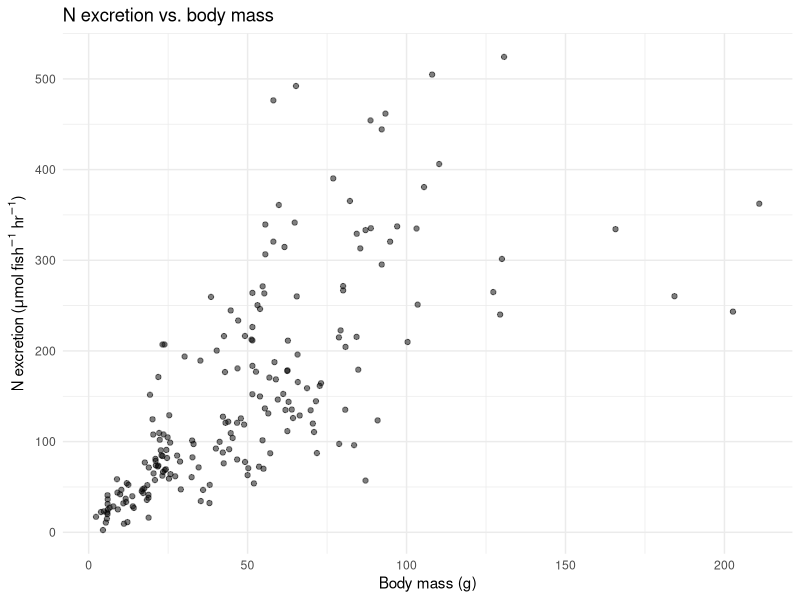
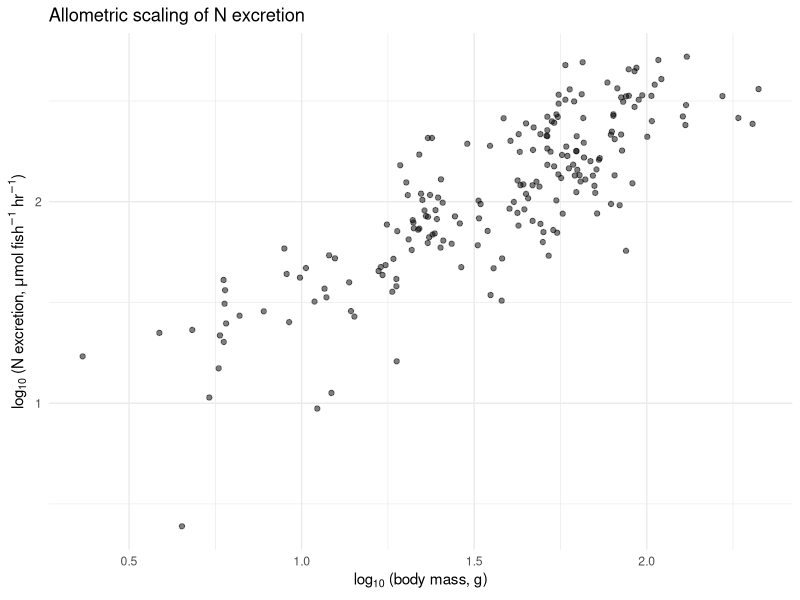
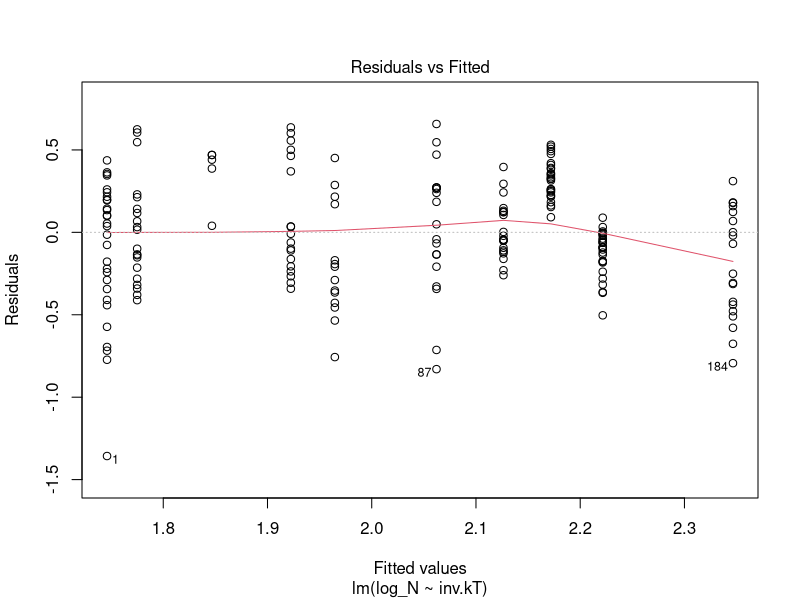
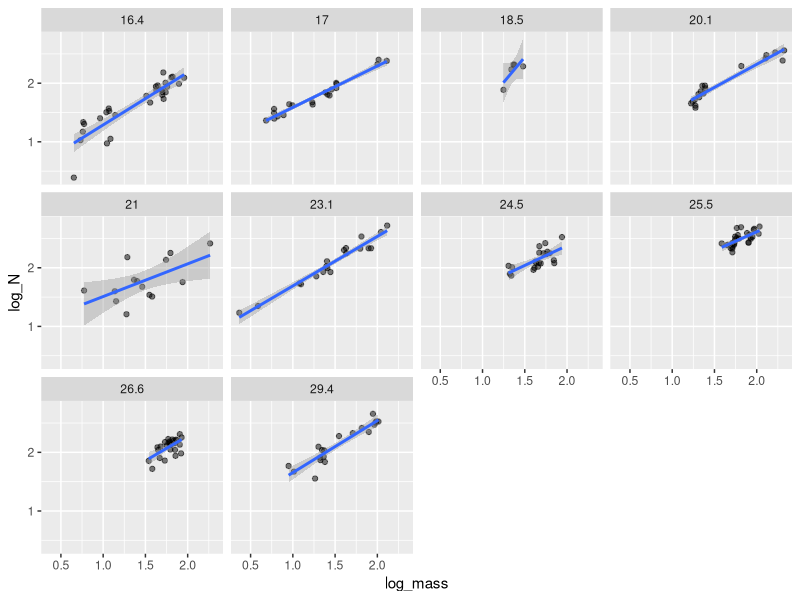
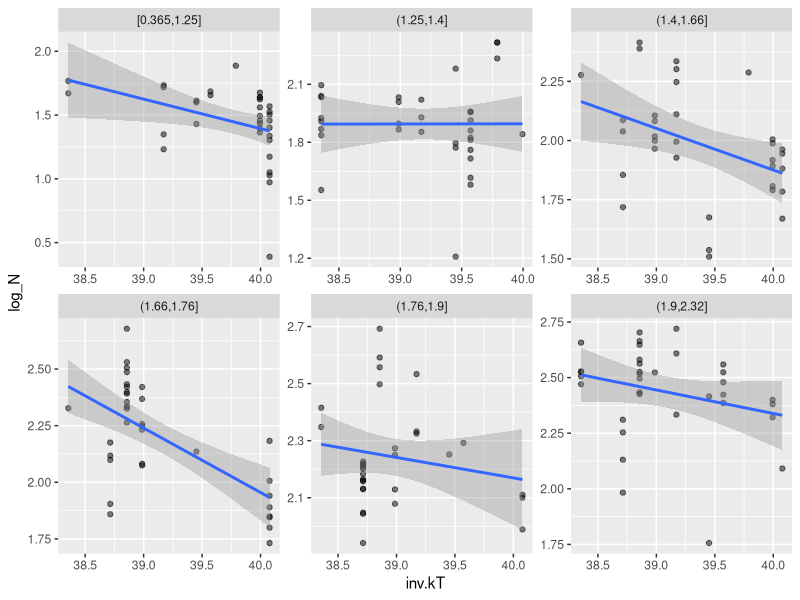
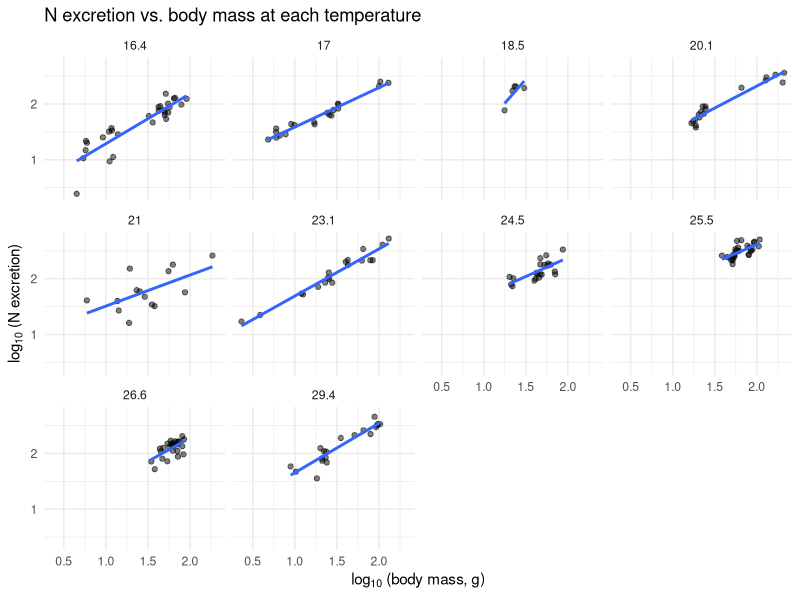

Generate these figures, in order, with R:
## ---- chunk 1
#| label: setup
#| include: false
library(tidyverse)
library(broom)
## ---- chunk 2
# Note we skip the first 8 lines because they are 'metadata',
# which is 'data about data` or information about the variables.

fish <- read.csv("data/fish_nutrient_excretion.csv", skip=8)
glimpse(fish)
## ---- chunk 3
summary(fish)
## ---- chunk 4
#| label: fig-raw-N
#| fig-cap: "Nitrogen excretion rate vs. body mass on arithmetic (raw) axes."
ggplot(fish, aes(x = mass_g, y = N_u.h)) +
  geom_point(alpha = 0.5) +
  labs(x = "Body mass (g)",
       y = expression(paste("N excretion (", mu, "mol ", fish^{-1}, " ", hr^{-1}, ")")),
       title = "N excretion vs. body mass") +
  theme_minimal()
## ---- chunk 5
#| label: fig-log-N
#| fig-cap: "Log nitrogen excretion rate vs. log body mass. If the allometric model holds, this should be approximately linear."
ggplot(fish, aes(x = log10(mass_g), y = log10(N_u.h))) +
  geom_point(alpha = 0.5) +
  labs(x = expression(log[10]~"(body mass, g)"),
       y = expression(log[10]~"(N excretion, " * mu * "mol " * fish^{-1} * " " * hr^{-1} * ")"),
       title = "Allometric scaling of N excretion") +
  theme_minimal()
## ---- chunk 6
## Add log-transformed columns to the data
boltzmann_k <- 8.617333262e-5

fish <- fish %>%
  mutate(log_mass = log10(mass_g),
         log_N = log10(N_u.h),
         log_P = log10(P_u.h),
         temp_K = 273.15 + temp_C,
         inv.kT = 1/(boltzmann_k * temp_K),
  )
         
## ---- chunk 7
## Fit the regression
m_N_all <- lm(log_N ~ log_mass, data = fish)
m_N_all <- lm(log_N ~ inv.kT, data = fish)
plot(m_N_all, which=1)

## View the results

confint(m_N_all)

m_P_all <- lm(log_P ~ log_mass + inv.kT, data = fish)

confint(m_P_all)
## ---- chunk 8
#| label: fig-regression-N
#| fig-cap: "Linear regression of log N excretion on log body mass, all data pooled."
ggplot(fish, aes(x = log_mass, y = log_N)) +
  geom_point(alpha = 0.5) +
  geom_smooth(method = "lm", se = TRUE) +
  facet_wrap(~temp_C)
  labs(x = expression(log[10]~"(body mass, g)"),
       y = expression(log[10]~"(N excretion)"),
       title = "Allometric scaling of N excretion") +
  theme_minimal()
## ---- chunk 9
#| label: fig-regression-N
#| fig-cap: "Linear regression of log N excretion on inverse temperature."

fish <- fish %>%
  mutate(
    log_mass_groups = cut_number(log_mass, 6)
  )
ggplot(fish, aes(x = inv.kT, y = log_N)) +
  geom_point(alpha = 0.5) +
  geom_smooth(method = "lm", se = TRUE) +
  facet_wrap(~log_mass_groups, scales="free")
  labs(x = expression(log[10]~"(body mass, g)"),
       y = expression(log[10]~"(N excretion)"),
       title = "Allometric scaling of N excretion") +
  theme_minimal()
## ---- chunk 10
## Fit a separate regression for each temperature
slopes_N <- fish %>%
  nest_by(temp_C) %>%
  mutate(mod = list(lm(log_N ~ log_mass, data = data))) %>%
  reframe(tidy(mod)) %>%
  filter(term == "log_mass") %>%
  select(temp_C, estimate, std.error, p.value)

slopes_N
## ---- chunk 11
## Get the mean slope and its standard error
mean_slope_N <- slopes_N %>%
  summarize(
    mean_b = mean(estimate),
    se_b = sd(estimate) / sqrt(n()),
    n_temps = n()
  )

mean_slope_N
## ---- chunk 12
#| label: fig-by-temp
#| fig-cap: "Separate regressions at each temperature. Note how the slopes and intercepts vary."
ggplot(fish, aes(x = log_mass, y = log_N)) +
  geom_point(alpha = 0.5) +
  geom_smooth(method = "lm", se = FALSE) +
  facet_wrap(~ temp_C) +
  labs(x = expression(log[10]~"(body mass, g)"),
       y = expression(log[10]~"(N excretion)"),
       title = "N excretion vs. body mass at each temperature") +
  theme_minimal()
## ---- chunk 13
## Create size classes using 10mm bins
## First, convert mass to approximate length isn't available,
## so let's just bin by mass
fish <- fish %>%
  mutate(size_class = cut(mass_g, breaks = seq(0, 220, by = 20)))

## Compute mean excretion by size class and temperature
means_by_group <- fish %>%
  group_by(size_class, temp_C) %>%
  summarize(
    mean_N = mean(N_u.h),
    mean_P = mean(P_u.h),
    n = n(),
    .groups = "drop"
  )

## Look at what you have
means_by_group
## ---- chunk 14
## Multiple regression: log excretion vs. log mass AND temperature
m_N_multi <- lm(log_N ~ log_mass + temp_C, data = fish)
summary(m_N_multi)
